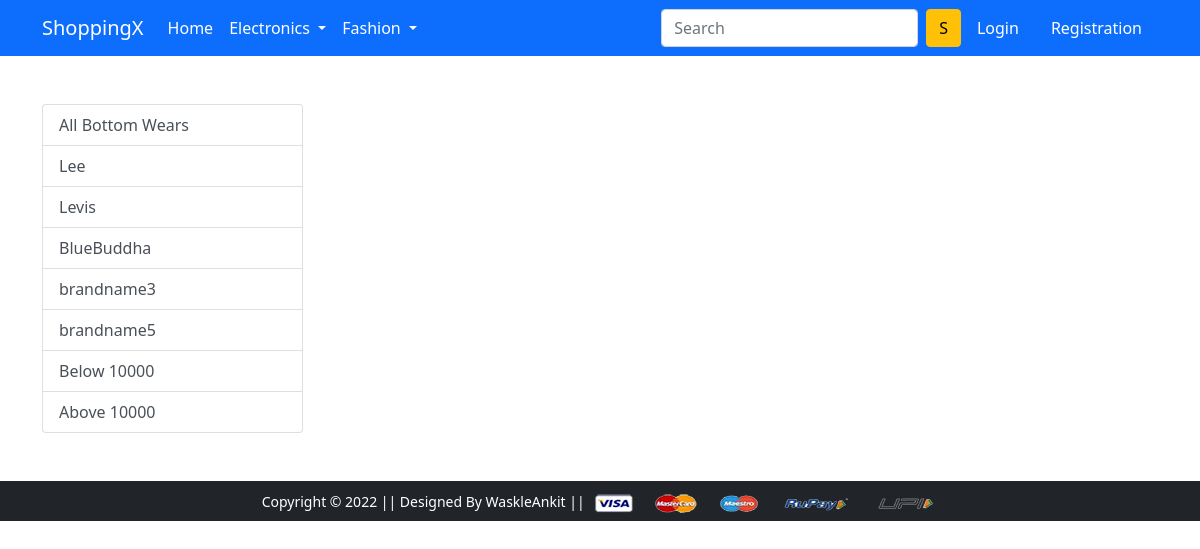
Before: /bottomwear/BlueBuddha with the older database file.
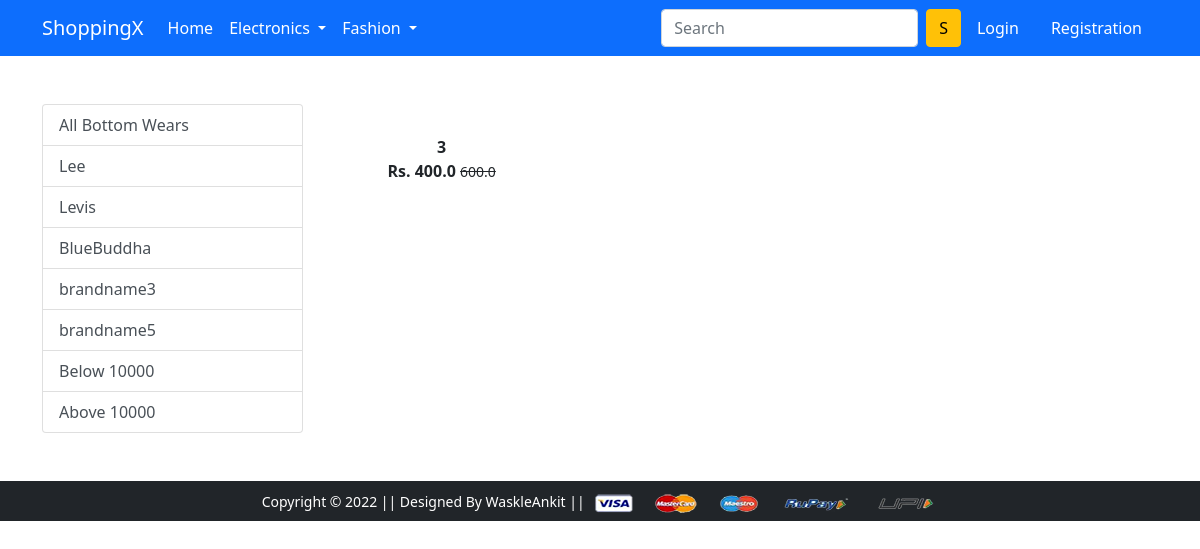
After: the same page with the newer database file.
### app/models.py (models this page shows, shortened)
class Product(models.Model):
    title = models.CharField(max_length=100)
    selling_price = models.FloatField()
    discounted_price = models.FloatField()
    description = models.TextField()
    brand = models.CharField(max_length=100)
    category = models.CharField(choices=CATEGORY_CHOICES,max_length=2)
    product_image = models.ImageField(upload_to='productimg')

### app/views.py (the view)
# urls.py: path('bottomwear/', views.bottomwear, name='bottomwear'),
def bottomwear(request,data = None):
 if data == None:
  bottomwears = Product.objects.filter(category='BW')
 elif data=='Lee' or data =='Levis' or data =='BlueBuddha' or data =='brandname3' or data =='banrandname4' or data =='brandname5':
  bottomwears = Product.objects.filter(category='BW').filter(brand=data)
 elif data == 'below':
  bottomwears = Product.objects.filter(category='BW').filter(discounted_price__lt = 10000)
 elif data == 'above':
  bottomwears = Product.objects.filter(category='BW').filter(discounted_price__gt = 10000)
 return render(request, 'app/bottomwear.html',{'bottomwears':bottomwears})

### app/templates/app/bottomwear.html (shortened to what this page needs)
{% extends 'app/base.html' %}
{% load static %}
{% block main-content %}
<div class="container my-5">
 <div class="row">
  <div class="col-sm-3">
   <div class="list-group">
    <a href="{% url 'bottomwear' %}" class="list-group-item list-group-item-action " aria-current="true">
     All Bottom Wears
    </a>
    <a href="{% url 'bottomweardata' 'Lee' %}" class="list-group-item list-group-item-action " aria-current="true">
     Lee
    </a>
    <a href="{% url 'bottomweardata' 'Levis' %}" class="list-group-item list-group-item-action ">
     Levis
    </a>
    <a href="{% url 'bottomweardata' 'BlueBuddha' %}" class="list-group-item list-group-item-action ">
     BlueBuddha
    </a>
    <a href="{% url 'bottomweardata' 'brandname3' %}" class="list-group-item list-group-item-action ">
      brandname3
    </a>
    <a href="{% url 'bottomweardata' 'brandname5' %}" class="list-group-item list-group-item-action ">
     brandname5
    </a>
     <a href="{% url 'bottomweardata' 'below' %}" class="list-group-item list-group-item-action ">
     Below 10000
    </a>
    <a href="{% url 'bottomweardata' 'above' %}" class="list-group-item list-group-item-action ">
     Above 10000
    </a>
   </div>
  </div>
  <div class="col-sm-8 ">
   <div class="row">
    {% for product in bottomwears %}
    <div class="col-sm-4 text-center mb-4">
     <a href="{% url 'product-detail' product.id %}" class="btn">
      <div class="item">
        <div class="fw-bold">{{ product.title }}</div>
        <div class="fw-bold">Rs. {{ product.discounted_price }}
        <small class="fw-light text-decoration-line-through">
         {{product.selling_price}}
         </small>
        </div>
      </div>
     </a>
    </div>
    {% endfor %}
   </div>
  </div>
   </div>
  </div>
{% endblock main-content %}

Changed rows visible on the page:
now on this page (row edited): Product: title "3", discounted_price "400.0", selling_price "600.0"
